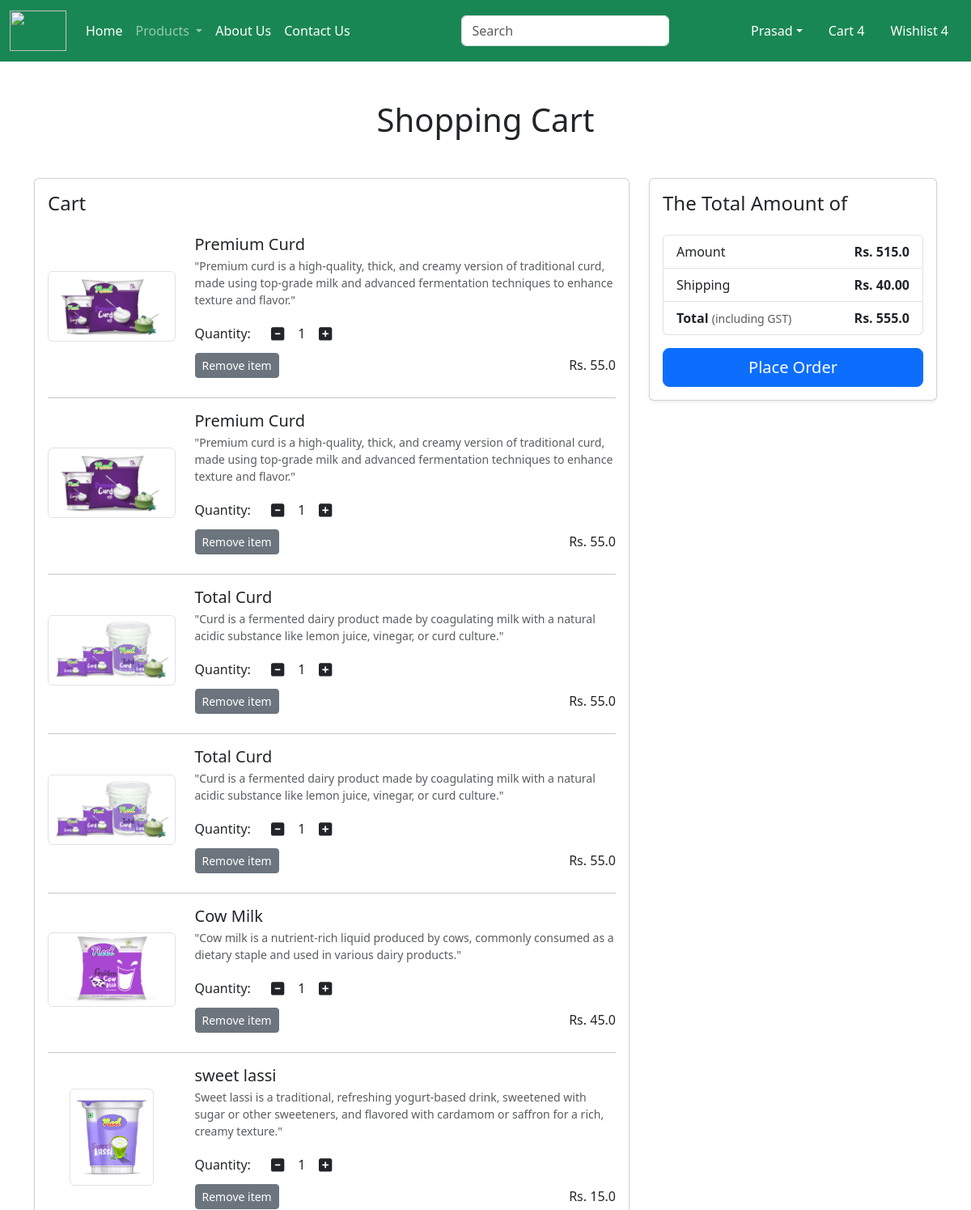
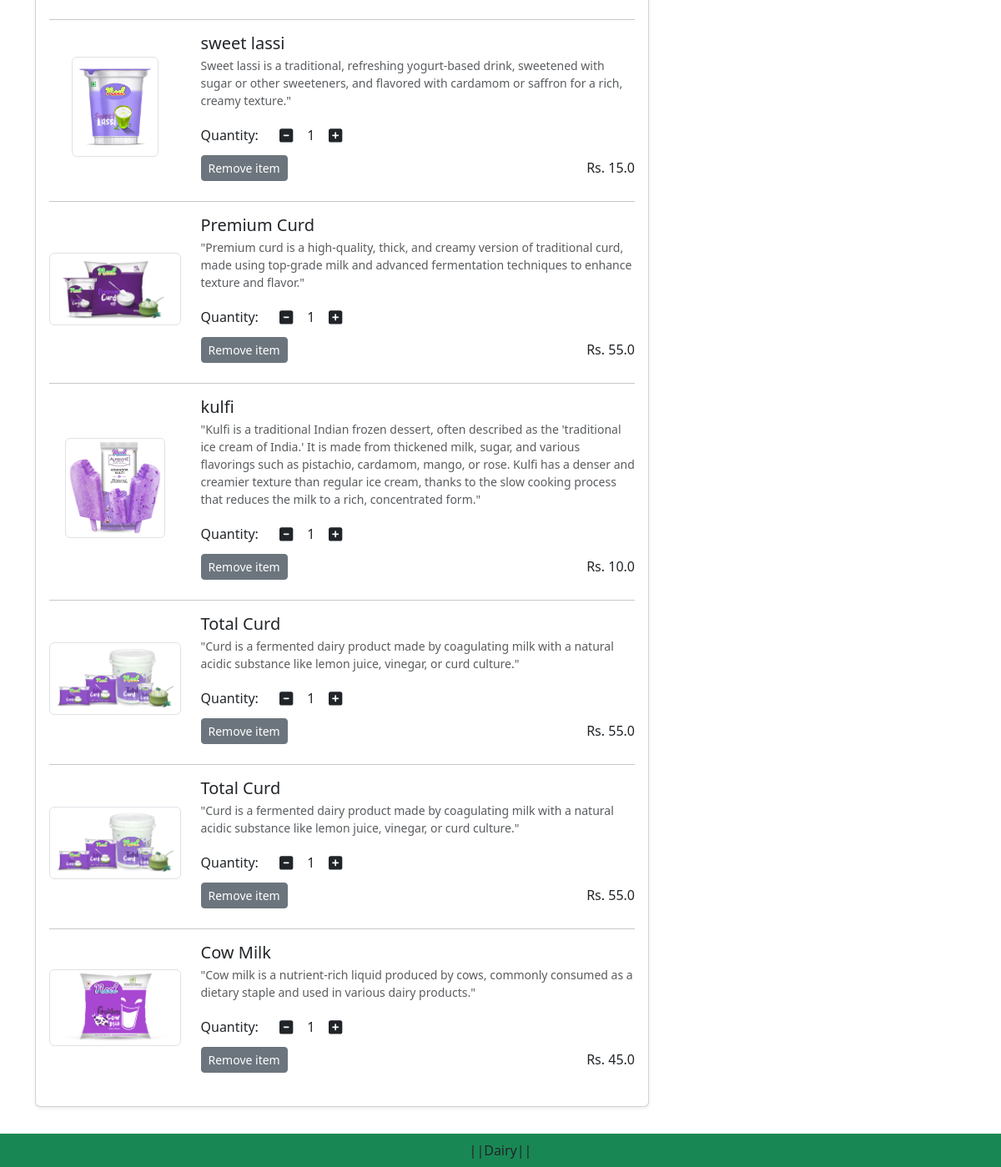
The app's page /cart/ (signed in), older data (2 pictures, top to bottom).
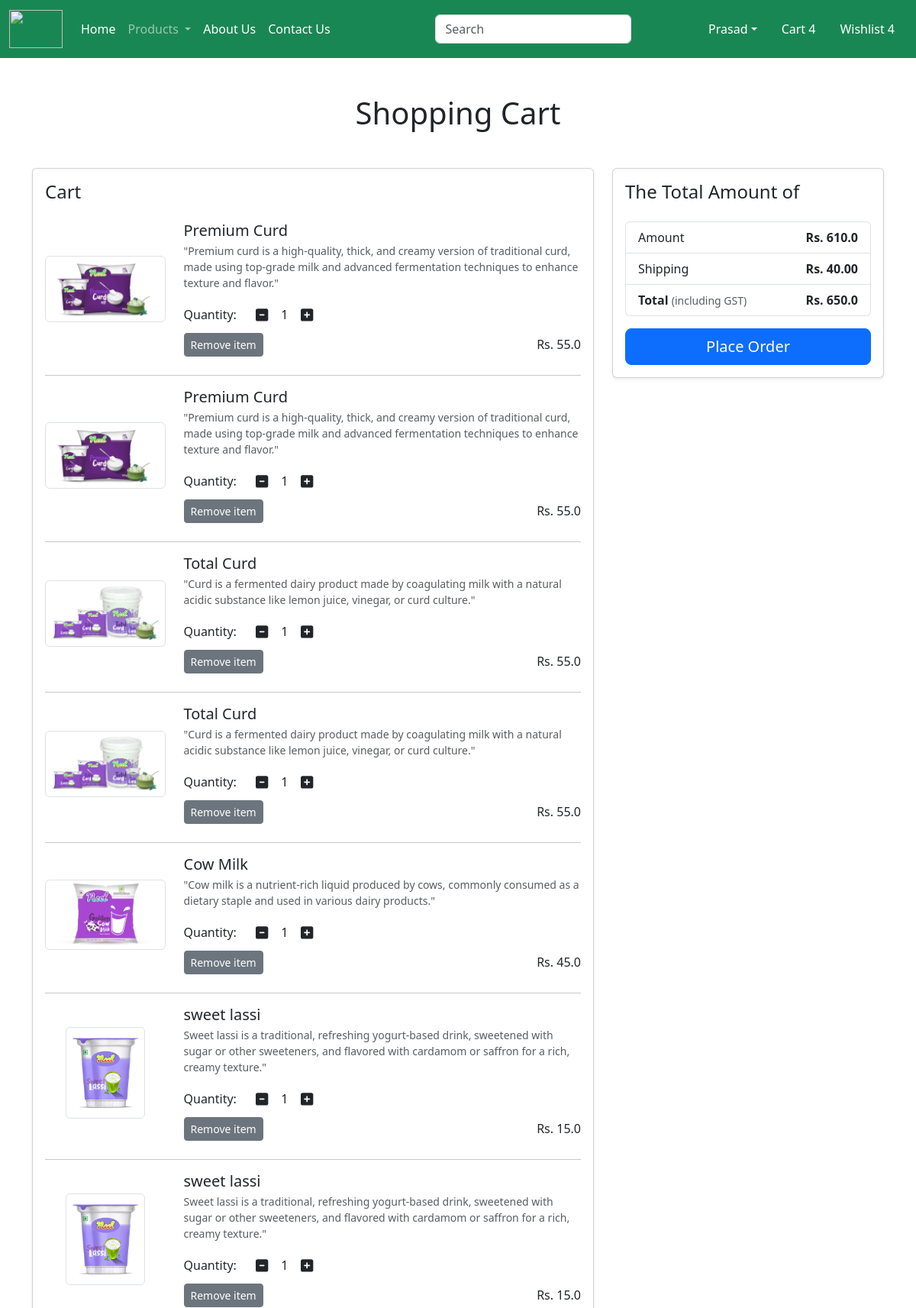
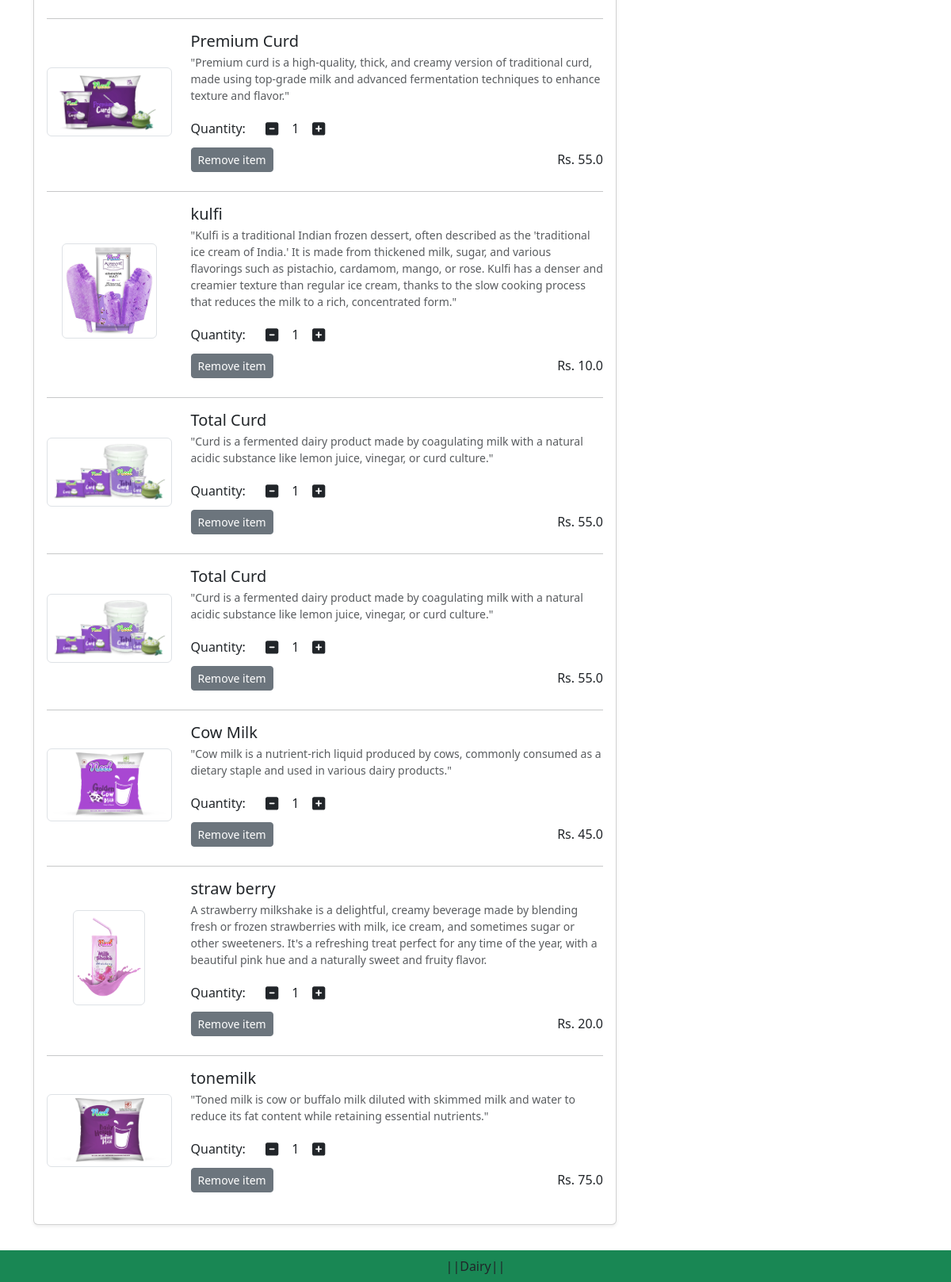
The same page, newer data (2 pictures, top to bottom).
### app/models.py (models this page shows, shortened)
class Cart(models.Model):
    user = models.ForeignKey(User,on_delete=models.CASCADE)
    product = models.ForeignKey(Product,on_delete=models.CASCADE)
    quantity = models.PositiveIntegerField(default=1)

class Product(models.Model):
    title= models.CharField(max_length=100)
    selling_price=models.FloatField()
    discounted_price = models.FloatField()
    description = models.TextField()
    composition=models.TextField(default='')
    prodapp=models.TextField(default='')
    category=models.CharField(choices=CATEGORY_CHOICES, max_length=2)
    product_image=models.ImageField(upload_to='product')

### app/views.py (the view)
# urls.py: path('cart/' , views.show_cart,name='showcart'),
def show_cart(request):
    user=request.user
    cart = Cart.objects.filter(user=user)
    amount = 0
    for p in cart :
        value = p.quantity * p.product .discounted_price
        amount=amount + value
    totalamount = amount + 40
    return render(request, 'app/addtocart.html', locals())

### app/templates/app/addtocart.html (shortened to what this page needs)
{% extends 'app/base.html' %}
{% load static %}
{% block main-content %}
<div class="container my-5">
  <div class="row">
    <div class="col-12">
      <h1 class="text-center mb-5">Shopping Cart</h1>
    </div>
  </div>
  <div class="row">
    {% if cart %}
      <div class="col-md-8">
        <div class="card shadow-sm mb-4">
          <div class="card-body">
            <h4 class="mb-4">Cart</h4>
            {% for item in cart %}
              <div class="row align-items-center mb-4">
                <div class="col-md-3 text-center">
                  <img src="{{ item.product.product_image.url }}"
                       alt="{{ item.product.title }}"
                       class="img-fluid img-thumbnail"
                       style="max-height:120px;">
                </div>
                <div class="col-md-9">
                  <h5 class="mb-1">{{ item.product.title }}</h5>
                  <p class="text-muted small mb-3">{{ item.product.description }}</p>
                  <div class="d-flex align-items-center mb-2">
                    <label class="me-3 mb-0">Quantity:</label>
                    <a class="minus-cart btn btn-sm" pid="{{ item.product.id }}">
                      <i class="fas fa-minus-square fa-lg"></i>
                    </a>
                    <span class="mx-2" id="quantity-{{ item.product.id }}">{{ item.quantity }}</span>
                    <a class="plus-cart btn btn-sm" pid="{{ item.product.id }}">
                      <i class="fas fa-plus-square fa-lg"></i>
                    </a>
                  </div>
                  <div class="d-flex justify-content-between align-items-center">
                    <a href="#" class="remove-cart btn btn-sm btn-secondary" pid="{{ item.product.id }}">Remove item</a>
                    <h6 class="mb-0">Rs. {{ item.product.discounted_price }}</h6>
                  </div>
                </div>
              </div>
              {% if not forloop.last %}
                <hr class="my-3">
              {% endif %}
            {% endfor %}
          </div>
        </div>
      </div>
      <div class="col-md-4">
        <div class="card shadow-sm">
          <div class="card-body">
            <h4 class="mb-4">The Total Amount of</h4>
            <ul class="list-group mb-3">
              <li class="list-group-item d-flex justify-content-between align-items-center">
                <span>Amount</span>
                <strong id="amount">Rs. {{ amount }}</strong>
              </li>
              <li class="list-group-item d-flex justify-content-between align-items-center">
                <span>Shipping</span>
                <strong>Rs. 40.00</strong>
              </li>
              <li class="list-group-item d-flex justify-content-between align-items-center">
                <span><strong>Total</strong> <small class="text-muted">(including GST)</small></span>
                <strong id="totalamount">
                  Rs.
                  {% if totalamount %}
                    {{ totalamount }}
                  {% elif totalamout %}
                    {{ totalamout }}
                  {% else %}
                    0.00
                  {% endif %}
                </strong>
              </li>
            </ul>
            <div class="d-grid">
              <a href="{% url 'checkout' %}" class="btn btn-primary btn-lg w-100">Place Order</a>
            </div>
          </div>
        </div>
      </div>
    {% else %}
      <div class="col-12">
        <h3 class="text-center">Cart is Empty</h3>
      </div>
    {% endif %}
  </div>
</div>
{% endblock main-content %}

### app/templates/app/base.html (shortened to what this page needs)
<!DOCTYPE html>
{% load static %}
<html lang="en"
<head>
    <link href="https://cdn.jsdelivr.net/npm/bootstrap@5.3.3/dist/css/bootstrap.min.css"
    rel="stylesheet"
>
    <link rel="stylesheet"href="{% static 'app/css/owl.carjusel.min.css'%}"/>
    <link rel="stylesheet"href="{% static 'app/css/all.min.css'%}"/>
    <link rel="stylesheet"href="{% static 'app/css/style.css'%}"/>
</head>
<body>
    <nav class="navbar navbar-expand-lg navbar-dark bg-success">
        <div class="container-fluid">
          <a class="navbar-brand" href="#">
            <img src= "{% static "app/images/product/Neel.png "%}" width="70" height="50" />
          </a>
          <div class="collapse navbar-collapse" id="navbarSupportedContent">
            <ul class="navbar-nav me-auto mb-2 mb-lg-0">
              {% if request.user.is_authenticated %}
              <li class="nav-item">
                <a class="nav-link active" aria-current="page" href="/">Home</a>
              </li>
              <li class="nav-item dropdown">
                <a class="nav-link dropdown-toggle" href="#" role="button" data-bs-toggle="dropdown" aria-expanded="false">
                  Products
                </a>
              </li>
              <li class="nav-item">
                <a class="nav-link text-white" href="{% url 'about' %}">About Us</a>
              </li>
              <li class="nav-item">
                <a class="nav-link text-white" href="{% url 'contact' %}">Contact Us</a>
              </li>
            </ul>
            <form class="d-flex" role="search">
              <input class="form-control me-2" type="search" placeholder="Search" aria-label="Search">
              <button class="btn btn-outline-success" type="submit">Search</button>
            </form>
          </div>
          <ul class="navbar-nav me-auto mb-2 mb-lg-0">
            <li class="nav-item dropdown mx-2">
                <a class="nav-link dropdown-toggle text-white" href="#"
                id="profileDropdown" role="button" data-bs-toggle="dropdown"
                aria-expanded="false">Prasad</a>
            </li>
            <li class="nav-item mx-2">
                <a href="#" class="nav-link text-white">Cart 4</a>
            </li>
            <li class="nav-item mx-2">
                <a href="#" class="nav-link text-white">Wishlist 4</a>
            </li>
            {% endif %}
          </ul>
        </div>
      </nav>
      {%block main-content%}{%endblock main-content%}
      <footer class="container-fluid fixed-bottom bg-success text-center p-2 mt-5">
         ||Dairy||
      </footer>
</body>
</html>

Row changes from the older to the newer data that the page shows:
added Cart: product.product_image (picture), product "straw berry", product.description "A strawberry milkshake is a delightful, creamy beverage made by blending fresh or frozen strawberries with milk, ice cream, and sometimes sugar or other sweeteners. It's a refreshing treat perfect for any time of the year, with a beautiful pink hue and a naturally sweet and fruity flavor.", quantity "1", product.discounted_price "20.0"
added Cart: product.product_image (picture), product "tonemilk", product.description "\"Toned milk is cow or buffalo milk diluted with skimmed milk and water to reduce its fat content while retaining essential nutrients.\"", quantity "1", product.discounted_price "75.0"
Text that changed along with them:
{{ amount }}: "515.0" → "610.0"
{{ totalamount }}: "555.0" → "650.0"
